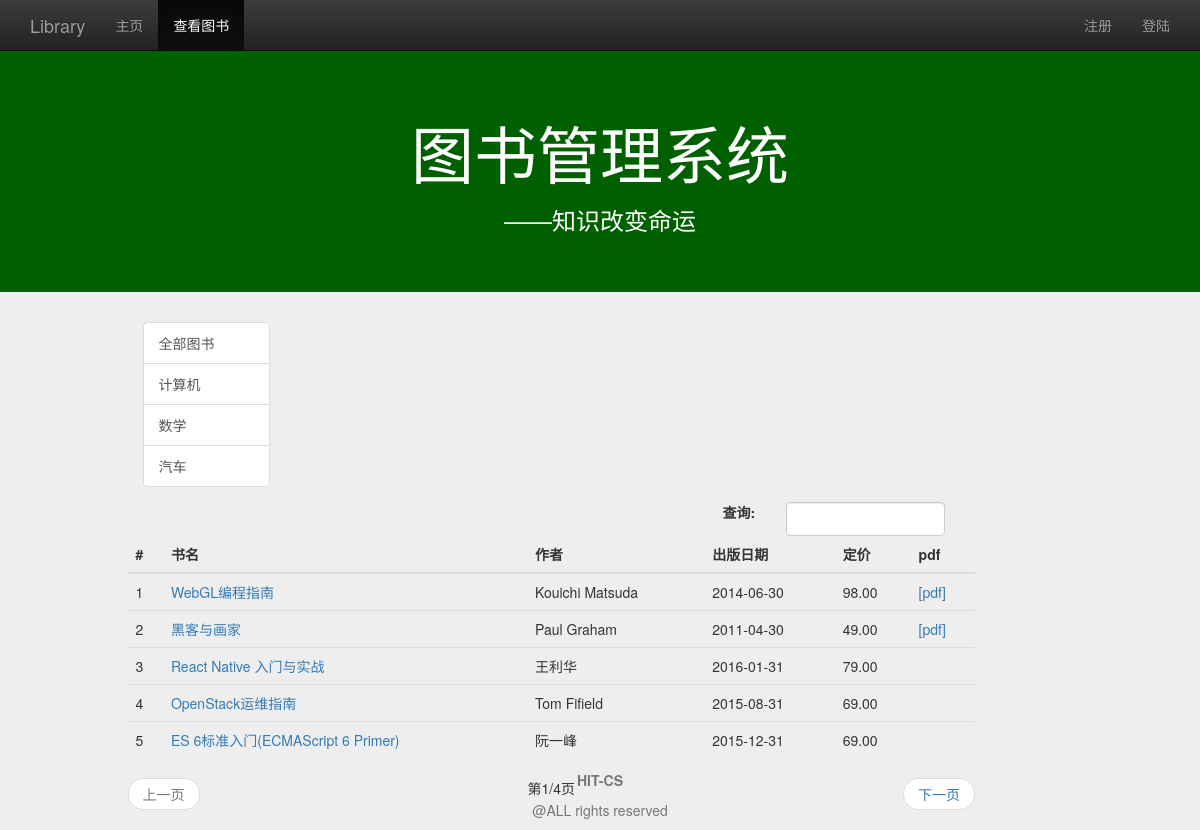
/view_book_list/?category=导入图书, run on an earlier commit of the app's database.
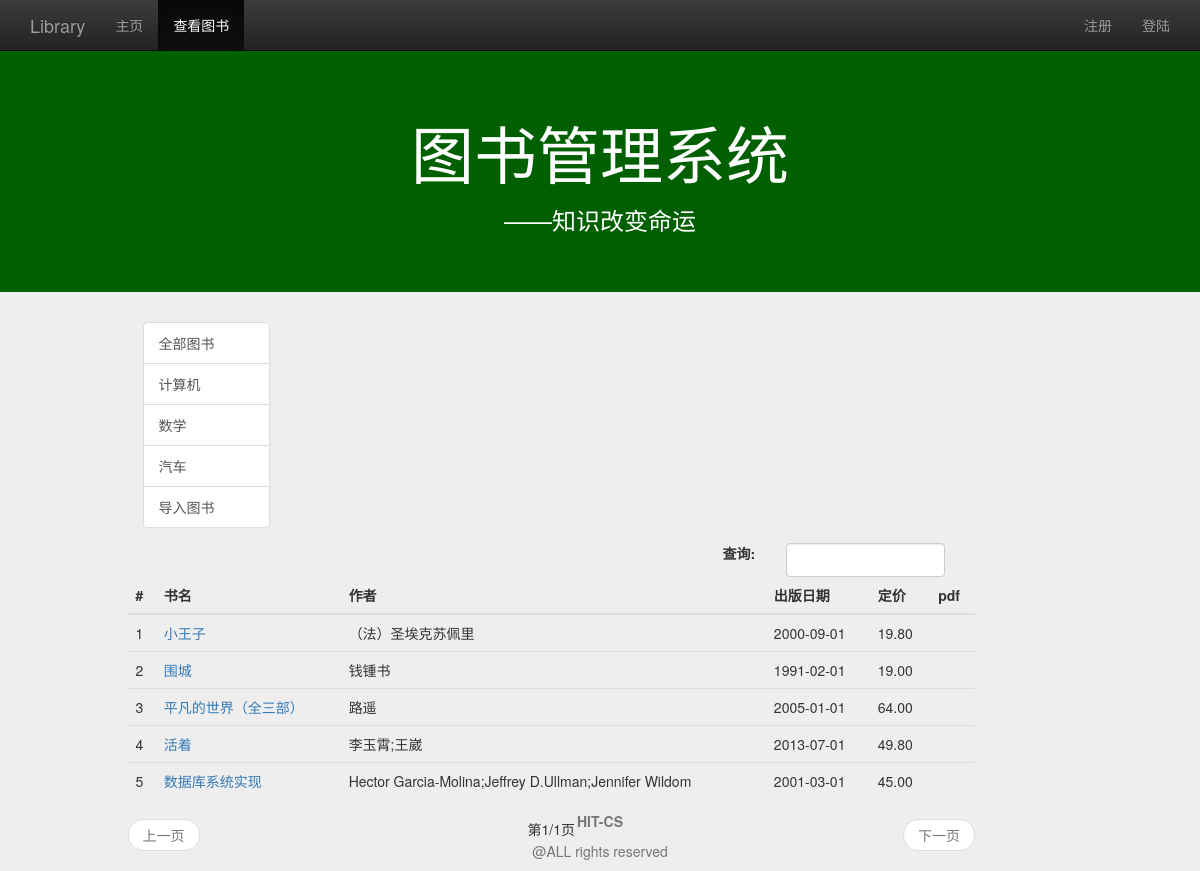
And on a later commit of the database.
### management/models.py (models this page shows, shortened)
class Book(models.Model):
    name=models.CharField(max_length=128)
    price=models.FloatField()
    author=models.CharField(max_length=128)
    publish_date=models.DateField()
    category=models.CharField(max_length=128)
    class META:
        ordering=['name']

### management/views.py (the view)
# urls.py: url(r'^view_book_list/$',views.view_book_list,name='view_book_list'),
def view_book_list(request):
    user=request.user if request.user.is_authenticated() else None
    category_list=Book.objects.values_list('category',flat=True).distinct()
    query_category=request.GET.get('category','all')
    if(not query_category) or Book.objects.filter(category=query_category).count() is 0:
        query_category = 'all'
        book_list=Book.objects.all()
    else:
        book_list=Book.objects.filter(category=query_category)
    if request.method=='POST':
        keyword=request.POST.get('keyword','')
        book_list=Book.objects.filter(name__contains=keyword)
        query_category='all'
    paginator=Paginator(book_list,5)
    page=request.GET.get('page')
    try:
        book_list=paginator.page(page)
    except PageNotAnInteger:
        book_list=paginator.page(1)
    except EmptyPage:
        book_list=paginator.page(paginator.num_pages)
    content={
            'user':user,
            'active_menu':'view_book',
            'category_list':category_list,
            'query_category':query_category,
            'book_list':book_list,
            }
    return render(request,'management/view_book_list.html',content)

### management/templates/management/view_book_list.html (shortened to what this page needs)
{% extends "management/base.html" %}
{% load staticfiles %}
{% block content %}
	<div class="container">
		<div class="row">
			<div class="col-md-10 col-md-offset-1">
				<div class="col-md-2">
					<a href="{% url 'view_book_list' %}" class="list-group-item" id="id_category_all">全部图书</a>
					{% for category in category_list %}
					<a href="{% url 'view_book_list' %}?category={{ category }}" class="list-group-item" id="id_category_{{ category }}">{{ category }}</a>
					{% endfor %}
				</div>
			</div>
			<div class="col-md-9 col-md-offset-1">
				<div class="col-md-4 col-md-offset-8">
					<form role="form" method="post" name="search_form">
						<div class="form-group">
							<label for="id_search_input" class="col-md-3 control-label">查询:</label>
							<div class="col-md-9">
								<input type="search" class="form-control" required  name="keyword" id="id_search_input" autofocus>
							</div>
						</div>
					</form>
				</div>
				<table class="table table-hover">
					<thead>
						<tr>
							<th>#</th>
							<th>书名</th>
							<th>作者</th>
							<th>出版日期</th>
							<th>定价</th>
							<th>pdf</th>
						</tr>
					</thead>
					<tbody>
						{% for book in book_list %}
						<tr>
							<td>{{ forloop.counter }}</td>
							<td><a href="{% url 'detail' %}?id={{ book.id }}">{{ book.name }}</a></td>
							<td>{{ book.author }}</td>
							<td>{{ book.publish_date|date:"Y-m-d" }}</td>
							<td>{{ book.price|floatformat:2 }}</td>
							{% if book.pdf %}
							<td><a href="{% url 'view_pdf' %}?id={{ book.id }}">[pdf]</a></td>
							{% else %}
							<td></td>
							{% endif %}
						</tr>
						{% empty %}
						<tr>
							<td>暂无图书</td>
						</tr>
						{% endfor %}
					</tbody>
				</table>
				<nav>
					<ul class="pager">
						{% if book_list.has_previous %}
						<li class="previous"><a href="?category={{ query_category }}&page={{ book_list.previous_page_number }}">上一页</a></li>
						{% else %}
						<li class="previous disabled"><a href="#">上一页</a></li>
						{% endif %}
						第{{ book_list.number }}/{{ book_list.paginator.num_pages }}页
						{% if book_list.has_next %}
						<li class="next"><a href="?category={{ query_category }}&page={{ book_list.next_page_number }}">下一页</a></li>
						{% else %}
						<li class="next disabled"><a href="#">下一页</a></li>
						{% endif %}
					</ul>
				</nav>
			</div>
		</div>
	</div>
{% endblock %}

What changed in the data, as far as the page shows it:
no longer on this page (row unchanged): Book: name "WebGL编程指南", author "Kouichi Matsuda", publish_date "2014-06-30", price "98.00"
no longer on this page (row unchanged): Book: name "黑客与画家", author "Paul Graham", publish_date "2011-04-30", price "49.00"
no longer on this page (row unchanged): Book: name "React Native 入门与实战", author "王利华", publish_date "2016-01-31", price "79.00"
no longer on this page (row unchanged): Book: name "OpenStack运维指南", author "Tom Fifield", publish_date "2015-08-31", price "69.00"
no longer on this page (row unchanged): Book: name "ES 6标准入门(ECMAScript 6 Primer)", author "阮一峰", publish_date "2015-12-31", price "69.00"
added Book: name "小王子", author "（法）圣埃克苏佩里", publish_date "2000-09-01", price "19.80"
added Book: name "围城", author "钱锺书", publish_date "1991-02-01", price "19.00"
added Book: name "平凡的世界（全三部）", author "路遥", publish_date "2005-01-01", price "64.00"
added Book: name "活着", author "李玉霄;王崴", publish_date "2013-07-01", price "49.80"
added Book: name "数据库系统实现", author "Hector Garcia-Molina;Jeffrey D.Ullman;Jennifer Wildom", publish_date "2001-03-01", price "45.00"
Also different on the page:
{{ book_list.paginator.num_pages }}: "4" → "1"
new list line: "导入图书"
